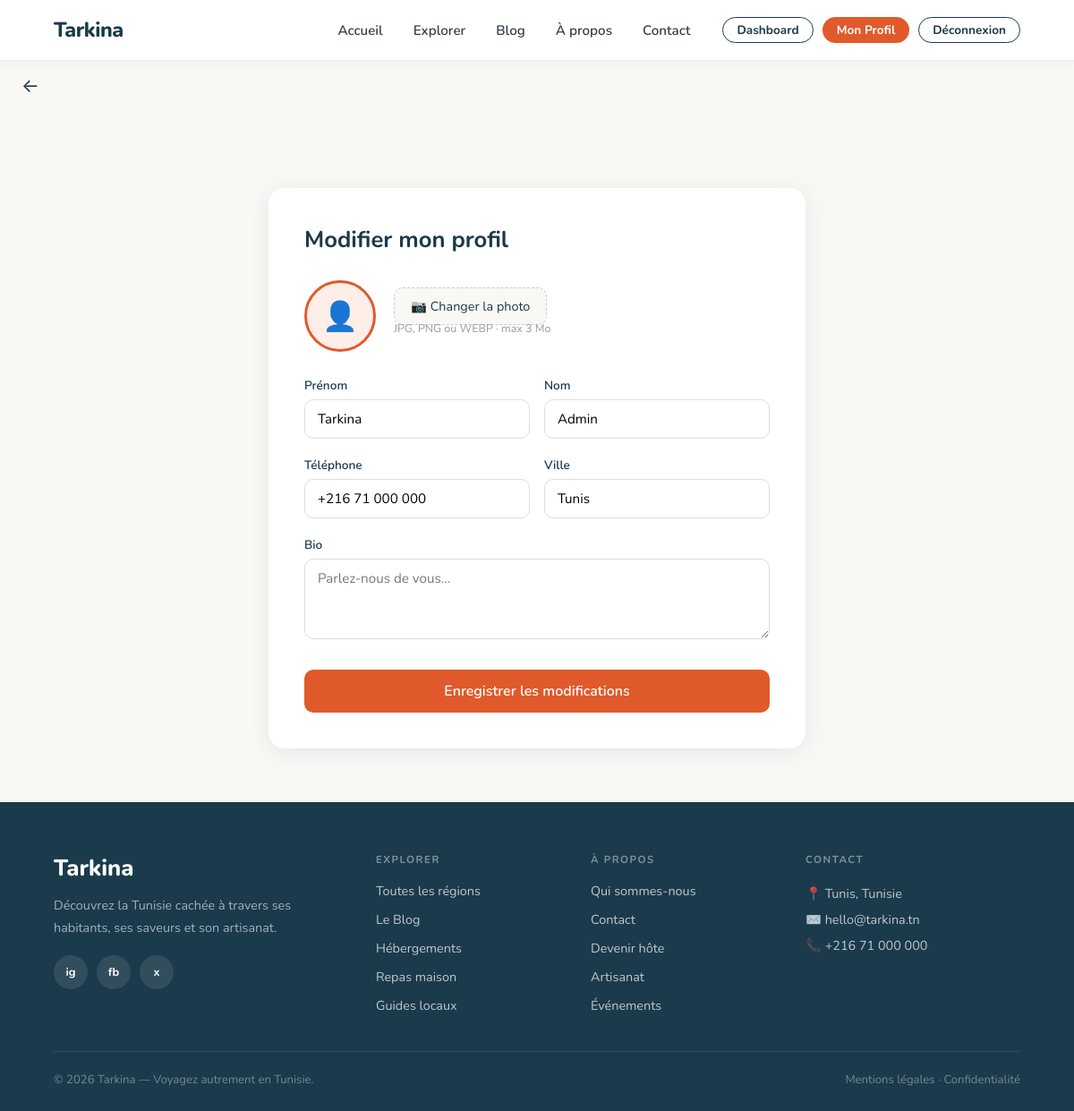
/edit-profile.php (signed in), run on the app's committed database.
### tables this page shows
CREATE TABLE `utilisateur` (
  `id` int(10) unsigned NOT NULL AUTO_INCREMENT,
  `nom` varchar(100) NOT NULL,
  `prenom` varchar(100) NOT NULL,
  `email` varchar(150) NOT NULL,
  `mot_de_passe` varchar(255) NOT NULL,
  `role` varchar(50) NOT NULL DEFAULT 'utilisateur',
  `adresse` varchar(255) DEFAULT NULL,
  `telephone` varchar(50) DEFAULT NULL,
  `ville` varchar(100) DEFAULT NULL,
  `bio` text DEFAULT NULL,
  `photo_profil` varchar(500) DEFAULT NULL,
  `date_inscription` timestamp NOT NULL DEFAULT current_timestamp(),
  `created_at` timestamp NULL DEFAULT current_timestamp(),
  PRIMARY KEY (`id`),
  UNIQUE KEY `email` (`email`)
);

### edit-profile.php (the view, shortened to what this page needs)
<?php
require 'db.php';
$user_id = $_SESSION['user_id'];
$result = mysqli_query($conn, "SELECT * FROM utilisateur WHERE id = $user_id");
$user = mysqli_fetch_assoc($result);
?>
<!DOCTYPE html>
<html lang="fr">
<head>
    <link rel="stylesheet" href="assets/css/style.css">
</head>
<body>
<?php include 'navbar.php'; ?>
<button onclick="history.back()"
  style="background:none;border:none;cursor:pointer;font-size:1.3rem;
  color:#1B3A4B;padding:14px 0 0 24px;display:flex;align-items:center;gap:6px;"
  onmouseover="this.style.color='#E05A2B'"
  onmouseout="this.style.color='#1B3A4B'">
  &#8592;
</button>
<div class="edit-profile-wrap">
    <div class="edit-card">
        <h1>Modifier mon profil</h1>
        <form method="POST" enctype="multipart/form-data">
            <div class="avatar-upload">
                <?php if (!empty($user['photo_profil'])): ?>
                    <img src="<?= htmlspecialchars($user['photo_profil']) ?>" alt="Photo de profil">
                <?php else: ?>
                    <div class="avatar-placeholder">👤</div>
                <?php endif; ?>
                <div>
                    <label class="upload-btn" for="photo">📷 Changer la photo</label>
                    <div style="font-size:0.78rem;color:#999;margin-top:5px;">JPG, PNG ou WEBP · max 3 Mo</div>
                </div>
            </div>
            <div class="form-row">
                <div class="form-group">
                    <label>Prénom</label>
                    <input type="text" name="prenom" value="<?= htmlspecialchars($user['prenom'] ?? '') ?>">
                </div>
                <div class="form-group">
                    <label>Nom</label>
                    <input type="text" name="nom" value="<?= htmlspecialchars($user['nom'] ?? '') ?>">
                </div>
            </div>
            <div class="form-row">
                <div class="form-group">
                    <label>Téléphone</label>
                    <input type="tel" name="telephone" placeholder="+216 XX XXX XXX"
                           value="<?= htmlspecialchars($user['telephone'] ?? '') ?>">
                </div>
                <div class="form-group">
                    <label>Ville</label>
                    <input type="text" name="ville" placeholder="Tunis, Sfax…"
                           value="<?= htmlspecialchars($user['ville'] ?? '') ?>">
                </div>
            </div>
            <div class="form-group">
                <label>Bio</label>
                <textarea name="bio" placeholder="Parlez-nous de vous…"><?= htmlspecialchars($user['bio'] ?? '') ?></textarea>
            </div>
            <button type="submit" class="btn-save">Enregistrer les modifications</button>
        </form>
    </div>
</div>
<?php include 'footer.php'; ?>
</body>
</html>

### assets/css/style.css (style rules this page uses)
:root { --navy: #1B3A4B; --cream: #f5f2ee; --coral: #E05A2B; --white: #ffffff; --text: #333333; --grey: #666666; --soft-grey: #e0e0e0; }
body { font-family: 'Outfit', sans-serif; color: var(--text); background-color: var(--white); overflow-x: hidden; }
h1, h2, h3, .playfair { font-family: 'Playfair Display', serif; }

### assets/css/typography.css (style rules this page uses)
body, h1, h2, h3, h4, h5, h6, p, a, span, li, ul, ol, label, button, input, select, textarea, small, strong, b, em, td, th, blockquote, figcaption, div, section, article, aside, header, footer, nav { font-family: 'Nunito', 'Segoe UI', system-ui, -apple-system, sans-serif !important; }

### edit-profile.php (style rules this page uses)
:root { --primary: #E05A2B; --navy: #1B3A4B; --light-bg: #FAF8F5; --text-dark: #1a1a1a; --text-muted: #6b7280; --border: #e5e7eb; }
* { margin: 0; padding: 0; box-sizing: border-box; }
body { font-family: 'Segoe UI', system-ui, sans-serif; background: var(--light-bg); color: var(--text-dark); }
.edit-profile-wrap { max-width: 640px; margin: 100px auto 60px; padding: 0 20px; }
.edit-card { background: #fff; border-radius: 18px; padding: 40px; box-shadow: 0 4px 24px rgba(27,58,75,0.09); }
.edit-card h1 { color: var(--navy); font-size: 1.6rem; margin-bottom: 28px; }
.avatar-upload { display: flex; align-items: center; gap: 20px; margin-bottom: 28px; }
.avatar-placeholder { width: 80px; height: 80px; border-radius: 50%; background: #fdeee8; display: flex; align-items: center; justify-content: center; font-size: 2rem; color: var(--primary); border: 3px solid var(--primary); }
.avatar-upload label.upload-btn { background: var(--light-bg); border: 1.5px dashed #ccc; border-radius: 10px; padding: 10px 18px; cursor: pointer; font-size: 0.9rem; color: var(--navy); transition: border-color 0.2s; }
.form-group { margin-bottom: 20px; }
.form-group label { display: block; font-size: 0.85rem; font-weight: 600; color: var(--navy); margin-bottom: 6px; }
.form-group input, .form-group textarea { width: 100%; padding: 11px 14px; border: 1.5px solid #e2ddd8; border-radius: 10px; font-size: 0.95rem; font-family: inherit; transition: border-color 0.2s; box-sizing: border-box; }
.form-group textarea { resize: vertical; min-height: 90px; }
.form-row { display: grid; grid-template-columns: 1fr 1fr; gap: 16px; }
.btn-save { background: var(--primary); color: #fff; border: none; border-radius: 10px; padding: 13px 32px; font-size: 1rem; font-weight: 600; cursor: pointer; width: 100%; margin-top: 8px; transition: background 0.2s; }

### data on the page
utilisateur: prenom "Tarkina", nom "Admin", telephone "+216 71 000 000", ville "Tunis"
